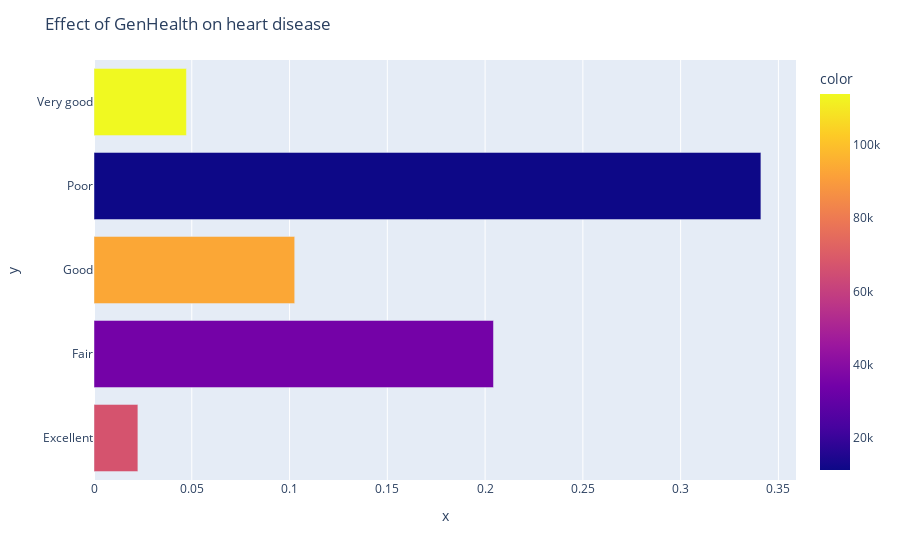

Write notebook code for a chart like this one.
### Code cell
A3=list(df.groupby('GenHealth').groups.keys())
B3=[]
C3=[]
for p in A3:
    x=df.loc[(df['GenHealth']==p),:].loc[df['HeartDisease']=='Yes'].count()['HeartDisease']
    y=df.loc[(df['GenHealth']==p),].count()['HeartDisease']
    B3+=[x/y]
    C3+=[y]
fig=px.bar(x=B3,y=A3,color=C3)
fig.update_layout(title_text="Effect of GenHealth on heart disease")
fig.show()
fig.write_image("./Images/dataGenHealthVs.png")

### Figure 1 — Plotly figure (JSON) as saved in the notebook; plotly's stock layout.template omitted (floating-point values rounded to 4 significant figures)
{"data": [{"alignmentgroup": "True", "hovertemplate": "x=%{x}<br>y=%{y}<br>color=%{marker.color}<extra></extra>", "legendgroup": "", "marker": {"color": [66842, 34677, 93129, 11289, 113858], "coloraxis": "coloraxis", "pattern": {"shape": ""}}, "name": "", "offsetgroup": "", "orientation": "h", "showlegend": false, "textposition": "auto", "type": "bar", "x": [0.02244, 0.2043, 0.1026, 0.341, 0.04726], "xaxis": "x", "y": ["Excellent", "Fair", "Good", "Poor", "Very good"], "yaxis": "y"}], "layout": {"barmode": "relative", "coloraxis": {"colorbar": {"title": {"text": "color"}}, "colorscale": [[0, "#0d0887"], [0.1111, "#46039f"], [0.2222, "#7201a8"], [0.3333, "#9c179e"], [0.4444, "#bd3786"], [0.5556, "#d8576b"], [0.6667, "#ed7953"], [0.7778, "#fb9f3a"], [0.8889, "#fdca26"], [1, "#f0f921"]]}, "legend": {"tracegroupgap": 0}, "margin": {"t": 60}, "title": {"text": "Effect of GenHealth on heart disease"}, "xaxis": {"anchor": "y", "domain": [0, 1], "title": {"text": "x"}}, "yaxis": {"anchor": "x", "domain": [0, 1], "title": {"text": "y"}}}}
